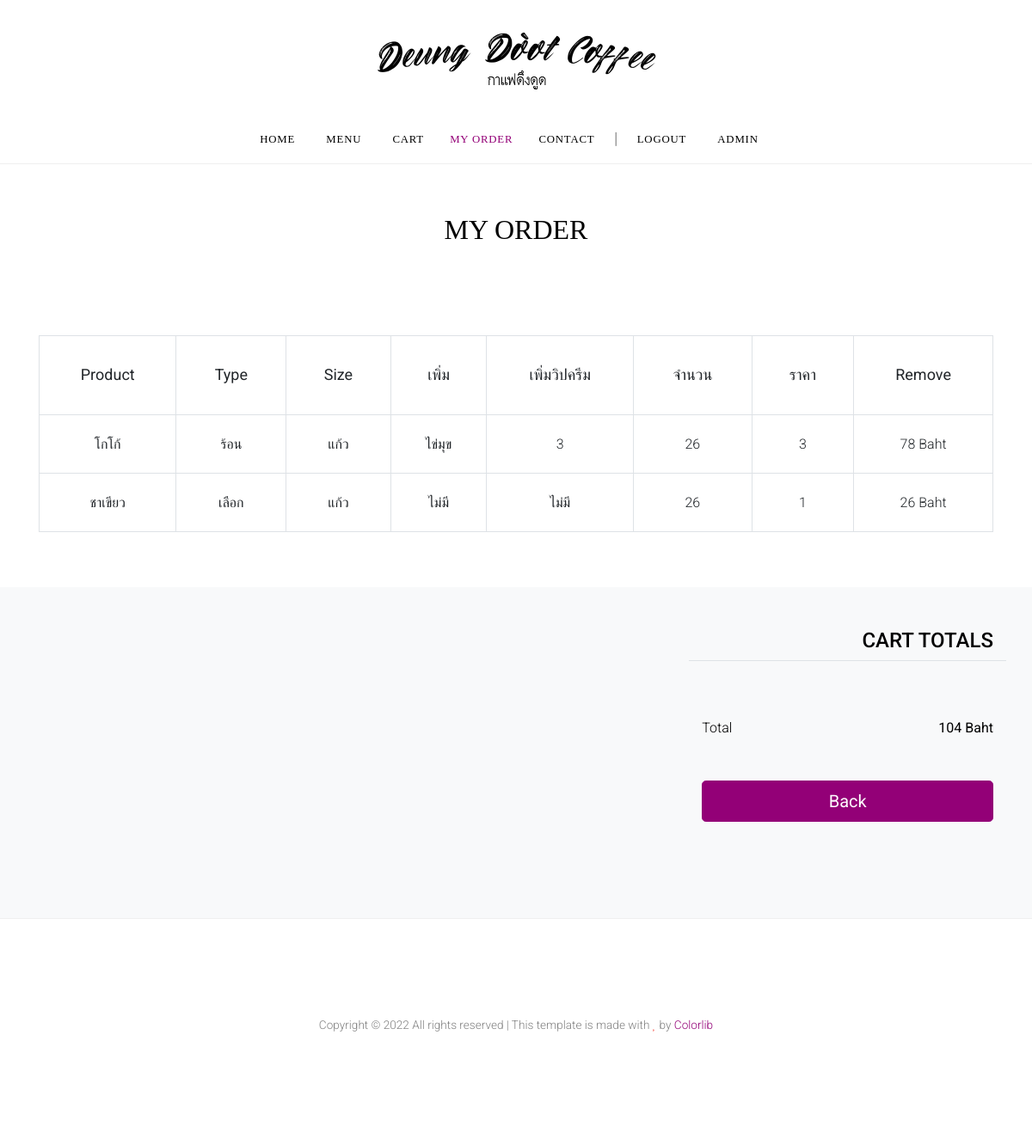
The page /myorderdetail.php?orders_id=4 (signed in) on the database its author committed.
### tables this page shows
CREATE TABLE `orders` (
  `idorder` int(11) NOT NULL,
  `orders_id` int(11) NOT NULL,
  `nameorder` varchar(20) NOT NULL,
  `typeorder` varchar(20) NOT NULL,
  `priceorder` int(11) NOT NULL,
  `quaor` int(2) DEFAULT NULL,
  `totalor` int(10) DEFAULT NULL,
  `addonorder` varchar(40) NOT NULL,
  `addonwiporder` varchar(11) NOT NULL,
  `sizeorder` varchar(10) NOT NULL,
  `cususer` varchar(40) NOT NULL,
  `Status` varchar(2) NOT NULL
);

### myorderdetail.php (the view, shortened to what this page needs)
<!DOCTYPE html>
<html lang="en">
<?php include "connect.php";
$user = $_SESSION['cususer']; ?>
<head>
    <link rel="stylesheet" href="fonts/icomoon/style.css">
    <link rel="stylesheet" href="css/bootstrap.min.css">
    <link rel="stylesheet" href="css/jquery-ui.css">
    <link rel="stylesheet" href="css/owl.carousel.min.css">
    <link rel="stylesheet" href="css/owl.theme.default.min.css">
    <link rel="stylesheet" href="css/owl.theme.default.min.css">
    <link rel="stylesheet" href="css/jquery.fancybox.min.css">
    <link rel="stylesheet" href="css/bootstrap-datepicker.css">
    <link rel="stylesheet" href="fonts/flaticon/font/flaticon.css">
    <link rel="stylesheet" href="css/aos.css">
    <link href="css/jquery.mb.YTPlayer.min.css" media="all" rel="stylesheet" type="text/css">
    <link rel="stylesheet" href="css/style.css">
</head>
<body data-spy="scroll" data-target=".site-navbar-target" data-offset="300">
    <div class="site-wrap">
        <div class="header-top">
            <div class="container">
                <div class="row align-items-center">
                    <div class="col-12 text-center">
                        <a href="index.php" class="site-logo">
                            <img src="images/logo.png" alt="Image" class="img-fluid">
                        </a>
                    </div>
                </div>
            </div>
            <div class="site-navbar py-2 js-sticky-header site-navbar-target d-none pl-0 d-lg-block" role="banner">
                <div class="container">
                    <div class="d-flex align-items-center">
                        <div class="mx-auto">
                            <nav class="site-navigation position-relative text-left" role="navigation">
                                <ul class="site-menu main-menu js-clone-nav mx-auto d-none pl-0 d-lg-block border-none">
                                                                        <li><a href="index.php" class="nav-link text-left">Home</a></li>
                                    <li><a href="shop.php" class="nav-link text-left">Menu</a></li>
                                    <li><a href="cart.php" class="nav-link text-left">Cart</a></li>
                                    <li class="active"><a href="myorder.php" class="nav-link text-left">My Order</a></li>
                                    <li><a href="contact.html" class="nav-link text-left">Contact</a></li>
                                    <li> | </li>
                                    <li><a href="logout.php" class="nav-link text-left">Logout</a></li>
                                    <li><a href="Login/index.php" class="nav-link text-left">Admin</a></li>
                                </ul>
                            </nav>
                        </div>
                    </div>
                </div>
            </div>
        </div>
        <div class="site-section  pb-0">
            <div class="container">
                <div class="row mb-5 justify-content-center">
                    <div class="col-7 section-title text-center mb-5">
                        <h2 class="d-block">MY ORDER</h2>
                    </div>
                </div>
                <div class="row mb-5">
                    <form class="col-md-12">
                        <div class="site-blocks-table">
                            <table class="table table-bordered">
                                <thead>
                                    <tr>
                                        <th class="product-name">Product</th>
                                        <th class="product-type">Type</th>
                                        <th class="product-price">Size</th>
                                        <th class="product-quantity">เพิ่ม</th>
                                        <th class="product-total">เพิ่มวิปครีม</th>
                                        <th class="product-total">จำนวน</th>
                                        <th class="product-total">ราคา</th>
                                        <th class="product-remove">Remove</th>
                                    </tr>
                                </thead>
                                <tbody>
                                    <?php
                                    $stmt = $pdo->prepare("SELECT * FROM orders WHERE orders_id=? ");
                                    $stmt->bindParam(1, $_GET["orders_id"]);
                                    $stmt->execute();
                                    ?>
                                    <?php while ($row = $stmt->fetch()) { ?>
                                        <tr>
                                            <form action="edit-order.php" method="post">
                                                <td class="product-name">
                                                    <input type="hidden" name="nameorder" value="<?= $row["nameorder"] ?>"><?= $row["nameorder"] ?>
                                                </td>
                                                <td class="product-name">
                                                    <?= $row["typeorder"] ?>
                                                </td>
                                                <td class="product-name">
                                                    <?= $row["sizeorder"] ?>
                                                </td>
                                                <td class="product-name">
                                                    <?= $row["addonorder"] ?>
                                                </td>
                                                <td class="product-name">
                                                    <?= $row["addonwiporder"] ?>
                                                </td>
                                                <td class="product-name">
                                                    <?= $row["priceorder"] ?>
                                                </td>
                                                <td class="product-name">
                                                    <?= $row["quaor"] ?>
                                                </td>
                                                <td>
                                                    <?= $row["totalor"] ?> Baht
                                                </td>
                                            </form>
                                        </tr>
                                    <?php } ?>
                                </tbody>
                            </table>
                        </div>
                    </form>
                </div>
            </div>
        </div>
        <div class="site-section pt-5 bg-light">
            <div class="container">
                <div class="row">
                    <div class="col-md-5"></div>
                    <div class="col-md-7 pl-5">
                        <div class="row justify-content-end">
                            <div class="col-md-7">
                                <div class="row">
                                    <div class="col-md-12 text-right border-bottom mb-5">
                                        <h3 class="text-black h4 text-uppercase">Cart Totals</h3>
                                    </div>
                                </div>
                                <div class="row mb-5">
                                    <div class="col-md-6">
                                        <span class="text-black">Total</span>
                                    </div>
                                    <div class="col-md-6 text-right">
                                        <?php
                                        $stmt = $pdo->prepare("SELECT sum(totalor) from orders WHERE orders_id=? ");
                                        $stmt->bindParam(1, $_GET["orders_id"]);
                                        $stmt->execute();
                                        while ($row = $stmt->fetch()) { ?>
                                            <strong class="text-black">
                                                <td><?= $row["sum(totalor)"] ?> Baht</td>
                                            </strong>
                                        <?php } ?>
                                    </div>
                                </div>
                                <div class="row">
                                    <div class="col-md-12">
                                        <button class="btn btn-primary btn-lg btn-block" onclick="window.location='myorder.php'">Back</button>
                                    </div>
                                </div>
                            </div>
                        </div>
                    </div>
                </div>
            </div>
        </div>
        <div class="footer">
            <div class="container">
                <div class="row">
                    <div class="col-12">
                        <div class="copyright">
                            <p>
                                Copyright &copy;
                                 All rights reserved | This template is made with <i class="icon-heart text-danger" aria-hidden="true"></i> by <a href="https://colorlib.com" target="_blank">Colorlib</a>
                            </p>
                        </div>
                    </div>
                </div>
            </div>
        </div>
    </div>
</body>
</html>

### css/style.css (style rules this page uses)
html { overflow-x: hidden; }
body { line-height: 1.7; color: gray; font-weight: 300; font-size: 1rem; }
a { -webkit-transition: .3s all ease; -o-transition: .3s all ease; transition: .3s all ease; }
h1, h2, h3, h4, h5, .h1, .h2, .h3, .h4, .h5 { font-family: "Roboto", -apple-system, BlinkMacSystemFont, "Segoe UI", Roboto, "Helvetica Neue", Arial, sans-serif, "Apple Color Emoji", "Segoe UI Emoji", "Segoe UI Symbol", "Noto Color Emoji"; }
.text-black { color: #000 !important; }
.site-wrap:before { display: none; -webkit-transition: .3s all ease-in-out; -o-transition: .3s all ease-in-out; transition: .3s all ease-in-out; background: rgba(0, 0, 0, 0.6); content: ""; position: absolute; z-index: 2000; top: 0; left: 0; right: 0; bottom: 0; opacity: 0; visibility: hidden; }
.site-section { padding: 2.5em 0; }
@media (min-width: 768px) { .site-section { padding: 7em 0; } }
.site-logo { font-size: 2rem; color: #000; }
.site-navbar { margin-bottom: 0px; z-index: 1999; width: 100%; background: #fff; font-family: "Cinzel"; font-weight: bold; }
.site-navbar .site-navigation .site-menu { margin-left: 0; padding-left: 0; margin-bottom: 0; }
.site-navbar .site-navigation .site-menu .active > a { color: #930077; display: inline-block; padding-left: 10px; padding-right: 10px; }
.site-navbar .site-navigation .site-menu a { text-decoration: none !important; display: inline-block; }
.site-navbar .site-navigation .site-menu > li { display: inline-block; }
.site-navbar .site-navigation .site-menu > li:first-child > a { padding-left: 0; }
.site-navbar .site-navigation .site-menu > li > a { text-transform: uppercase; font-size: .8rem; letter-spacing: .05rem; font-weight: 400; display: inline-block; text-decoration: none !important; color: #000; }
.site-mobile-menu .site-nav-wrap { padding: 0; margin: 0; list-style: none; position: relative; }
.site-mobile-menu .site-nav-wrap a { padding: 10px 20px; display: block; position: relative; color: #212529; }
.site-mobile-menu .site-nav-wrap li { position: relative; display: block; }
.site-mobile-menu .site-nav-wrap li.active > a { color: #930077 !important; }
.site-mobile-menu .site-nav-wrap > li { display: block; position: relative; float: left; width: 100%; }
.site-mobile-menu .site-nav-wrap > li > a { padding-left: 20px; font-size: 20px; }
.sticky-wrapper .site-navbar { -webkit-transition: .3s all ease; -o-transition: .3s all ease; transition: .3s all ease; border-bottom: 1px solid #efefef; }
.sticky-wrapper .site-navbar .site-menu > li { display: inline-block; }
.sticky-wrapper .site-navbar .site-menu > li.active > a { color: #930077; }
.header-top > .container { padding-top: 30px; padding-bottom: 30px; }
.section-title { color: #000; margin-bottom: 50px; }
.section-title h2 { font-size: 2rem; font-weight: 400; position: relative; display: inline-block; font-family: "Cinzel"; }
.footer { font-size: .85rem; text-align: center; padding: 7rem 0; border-top: 1px solid #efefef; }
.site-blocks-table { overflow: auto; }
.site-blocks-table thead th { padding: 30px; text-align: center; border-width: 1px !important; vertical-align: middle; color: #212529; font-size: 18px; font-weight: normal; }
.site-blocks-table td { padding: 20px; text-align: center; vertical-align: middle; color: #212529; }
.site-blocks-table tbody tr:first-child td { border-top: 1px solid #930077 !important; }

### rows shown on the page
orders: nameorder "โกโก้", typeorder "ร้อน", sizeorder "แก้ว", addonorder "ไข่มุข", addonwiporder "3", priceorder "26", quaor "3", totalor "78"
orders: nameorder "ชาเขียว", typeorder "เลือก", sizeorder "แก้ว", addonorder "ไม่มี", addonwiporder "ไม่มี", priceorder "26", quaor "1", totalor "26"

### other values the page prints
$row["sum(totalor)"] "104"
